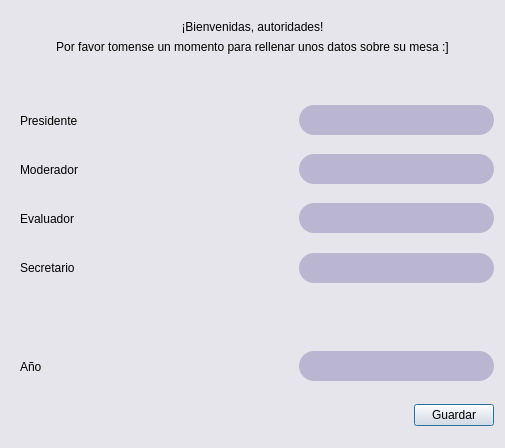
<?xml version="1.0" encoding="UTF-8"?>
<ui version="4.0">
 <class>Dialog</class>
 <widget class="QDialog" name="Dialog">
  <property name="geometry">
   <rect>
    <x>0</x>
    <y>0</y>
    <width>505</width>
    <height>448</height>
   </rect>
  </property>
  <property name="minimumSize">
   <size>
    <width>505</width>
    <height>448</height>
   </size>
  </property>
  <property name="maximumSize">
   <size>
    <width>505</width>
    <height>448</height>
   </size>
  </property>
  <property name="windowTitle">
   <string>Dialog</string>
  </property>
  <property name="styleSheet">
   <string notr="true">background-color: rgb(230, 229, 235);</string>
  </property>
  <layout class="QVBoxLayout" name="verticalLayout">
   <item>
    <widget class="QWidget" name="msjBienvenida" native="true">
     <layout class="QVBoxLayout" name="verticalLayout_2">
      <item>
       <widget class="QLabel" name="label">
        <property name="styleSheet">
         <string notr="true">font: 63 26pt &quot;Bahnschrift SemiBold SemiConden&quot;;</string>
        </property>
        <property name="text">
         <string>¡Bienvenidas, autoridades!</string>
        </property>
        <property name="alignment">
         <set>Qt::AlignCenter</set>
        </property>
       </widget>
      </item>
      <item>
       <widget class="QLabel" name="label_2">
        <property name="styleSheet">
         <string notr="true">font: 13pt &quot;Bahnschrift Light Condensed&quot;;
padding-bottom: 30px;</string>
        </property>
        <property name="text">
         <string>Por favor tomense un momento para rellenar unos datos sobre su mesa :]</string>
        </property>
        <property name="alignment">
         <set>Qt::AlignCenter</set>
        </property>
       </widget>
      </item>
     </layout>
    </widget>
   </item>
   <item>
    <widget class="QWidget" name="widget" native="true">
     <property name="enabled">
      <bool>true</bool>
     </property>
     <layout class="QHBoxLayout" name="horizontalLayout">
      <property name="topMargin">
       <number>0</number>
      </property>
      <property name="rightMargin">
       <number>0</number>
      </property>
      <property name="bottomMargin">
       <number>0</number>
      </property>
      <item>
       <widget class="QLabel" name="label_3">
        <property name="styleSheet">
         <string notr="true">font: 20pt &quot;Bahnschrift Light Condensed&quot;;</string>
        </property>
        <property name="text">
         <string>Presidente</string>
        </property>
       </widget>
      </item>
      <item>
       <widget class="QLineEdit" name="nomPresidente">
        <property name="minimumSize">
         <size>
          <width>0</width>
          <height>30</height>
         </size>
        </property>
        <property name="maximumSize">
         <size>
          <width>200</width>
          <height>16777215</height>
         </size>
        </property>
        <property name="styleSheet">
         <string notr="true">font: 11pt &quot;Bahnschrift SemiLight&quot;;
background-color: rgb(186, 182, 209);
border-radius: 15px;
margin-left: 5px;
padding-left:5px;</string>
        </property>
        <property name="frame">
         <bool>false</bool>
        </property>
       </widget>
      </item>
     </layout>
    </widget>
   </item>
   <item>
    <widget class="QWidget" name="widget_2" native="true">
     <layout class="QHBoxLayout" name="horizontalLayout_2">
      <property name="leftMargin">
       <number>9</number>
      </property>
      <property name="topMargin">
       <number>0</number>
      </property>
      <property name="rightMargin">
       <number>0</number>
      </property>
      <property name="bottomMargin">
       <number>0</number>
      </property>
      <item>
       <widget class="QLabel" name="label_4">
        <property name="styleSheet">
         <string notr="true">font: 20pt &quot;Bahnschrift Light Condensed&quot;;</string>
        </property>
        <property name="text">
         <string>Moderador</string>
        </property>
       </widget>
      </item>
      <item>
       <widget class="QLineEdit" name="nomModerador">
        <property name="minimumSize">
         <size>
          <width>0</width>
          <height>30</height>
         </size>
        </property>
        <property name="maximumSize">
         <size>
          <width>200</width>
          <height>16777215</height>
         </size>
        </property>
        <property name="styleSheet">
         <string notr="true">font: 11pt &quot;Bahnschrift SemiLight&quot;;
background-color: rgb(186, 182, 209);
border-radius: 15px;
margin-left: 5px;
padding-left:5px;</string>
        </property>
        <property name="frame">
         <bool>false</bool>
        </property>
       </widget>
      </item>
     </layout>
    </widget>
   </item>
   <item>
    <widget class="QWidget" name="widget_3" native="true">
     <layout class="QHBoxLayout" name="horizontalLayout_3">
      <property name="topMargin">
       <number>0</number>
      </property>
      <property name="rightMargin">
       <number>0</number>
      </property>
      <property name="bottomMargin">
       <number>0</number>
      </property>
      <item>
       <widget class="QLabel" name="label_5">
        <property name="styleSheet">
         <string notr="true">font: 20pt &quot;Bahnschrift Light Condensed&quot;;</string>
        </property>
        <property name="text">
         <string>Evaluador</string>
        </property>
       </widget>
      </item>
      <item>
       <widget class="QLineEdit" name="nomEvaluador">
        <property name="minimumSize">
         <size>
          <width>0</width>
          <height>30</height>
         </size>
        </property>
        <property name="maximumSize">
         <size>
          <width>200</width>
          <height>16777215</height>
         </size>
        </property>
        <property name="styleSheet">
         <string notr="true">font: 11pt &quot;Bahnschrift SemiLight&quot;;
background-color: rgb(186, 182, 209);
border-radius: 15px;
margin-left: 5px;
padding-left:5px;</string>
        </property>
        <property name="frame">
         <bool>false</bool>
        </property>
       </widget>
      </item>
     </layout>
    </widget>
   </item>
   <item>
    <widget class="QWidget" name="widget_4" native="true">
     <layout class="QHBoxLayout" name="horizontalLayout_4">
      <property name="topMargin">
       <number>0</number>
      </property>
      <property name="rightMargin">
       <number>0</number>
      </property>
      <property name="bottomMargin">
       <number>0</number>
      </property>
      <item>
       <widget class="QLabel" name="label_6">
        <property name="styleSheet">
         <string notr="true">font: 20pt &quot;Bahnschrift Light Condensed&quot;;</string>
        </property>
        <property name="text">
         <string>Secretario</string>
        </property>
       </widget>
      </item>
      <item>
       <widget class="QLineEdit" name="nomSecretario">
        <property name="minimumSize">
         <size>
          <width>0</width>
          <height>30</height>
         </size>
        </property>
        <property name="maximumSize">
         <size>
          <width>200</width>
          <height>16777215</height>
         </size>
        </property>
        <property name="styleSheet">
         <string notr="true">font: 11pt &quot;Bahnschrift SemiLight&quot;;
background-color: rgb(186, 182, 209);
border-radius: 15px;
margin-left: 5px;
padding-left:5px;</string>
        </property>
        <property name="frame">
         <bool>false</bool>
        </property>
       </widget>
      </item>
     </layout>
    </widget>
   </item>
   <item>
    <widget class="QWidget" name="widget_7" native="true"/>
   </item>
   <item>
    <widget class="QWidget" name="widget_6" native="true">
     <layout class="QHBoxLayout" name="horizontalLayout_6">
      <property name="topMargin">
       <number>0</number>
      </property>
      <property name="rightMargin">
       <number>0</number>
      </property>
      <property name="bottomMargin">
       <number>0</number>
      </property>
      <item>
       <widget class="QLabel" name="label_8">
        <property name="styleSheet">
         <string notr="true">font: 20pt &quot;Bahnschrift Light Condensed&quot;;</string>
        </property>
        <property name="text">
         <string>Año</string>
        </property>
       </widget>
      </item>
      <item>
       <widget class="QLineEdit" name="ano">
        <property name="minimumSize">
         <size>
          <width>0</width>
          <height>30</height>
         </size>
        </property>
        <property name="maximumSize">
         <size>
          <width>200</width>
          <height>16777215</height>
         </size>
        </property>
        <property name="styleSheet">
         <string notr="true">font: 11pt &quot;Bahnschrift SemiLight&quot;;
background-color: rgb(186, 182, 209);
border-radius: 15px;
margin-left: 5px;
padding-left:5px;</string>
        </property>
        <property name="frame">
         <bool>false</bool>
        </property>
       </widget>
      </item>
     </layout>
    </widget>
   </item>
   <item alignment="Qt::AlignLeft|Qt::AlignVCenter">
    <widget class="QPushButton" name="btnGuardar">
     <property name="maximumSize">
      <size>
       <width>100</width>
       <height>30</height>
      </size>
     </property>
     <property name="layoutDirection">
      <enum>Qt::RightToLeft</enum>
     </property>
     <property name="styleSheet">
      <string notr="true">font: 13pt &quot;Bahnschrift SemiLight&quot;;</string>
     </property>
     <property name="text">
      <string>Guardar</string>
     </property>
    </widget>
   </item>
  </layout>
 </widget>
 <resources/>
 <connections/>
</ui>
